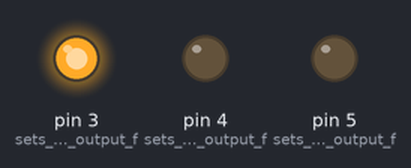
Bench run of a sketch on a simulated Arduino Uno, built with avr-gcc and run on an emulated ATmega328P. On the bench: output pins drawn as LEDs (lit = HIGH).

Above: at 0.5 s.
At 2.5 s:
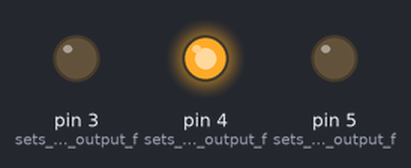
At 4.5 s:
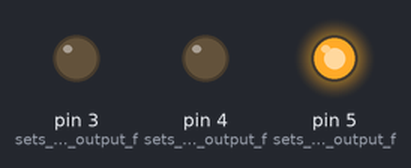
At 5.5 s:
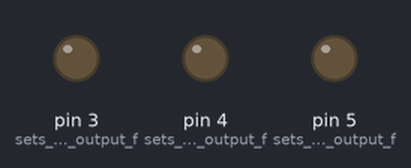
Timing chart, 0 to 7.8 s (numbered marks = the images above):
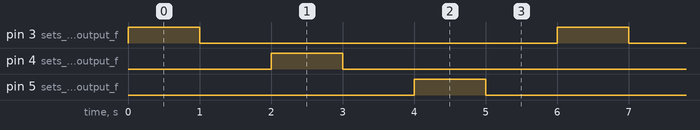

The sketch:

RGB_light_chaser.ino
```cpp
/*RGB light chaser
The main goal of the program is to change the (3)colors of the RGB back and forth*/


void setup() { //setup code in setup to run once

  pinMode(3, OUTPUT); // sets pin 3 as an output for one of the RGB wires

  pinMode(4, OUTPUT); // sets pin 4 as an output for one of the RGB wires

  pinMode(5, OUTPUT); // sets pin 5 as an output for one of the RGB wires
}

void loop() { // main code in void loop to run repeatedly


  digitalWrite(3, 1); //sends electricity through pin 3

  delay(1000); //stops program for 1 sec

  digitalWrite(3, 0); //stops sending electricity through pin 3

  delay(1000); //stops program for 1 sec

  digitalWrite(4, 1); //sends electricity through pin 4

  delay(1000); //stops program for 1 sec

  digitalWrite(4, 0); //stops sending electricity through pin 4

  delay(1000); //stops program for 1 sec

  digitalWrite(5, 1); //sends electricity through pin 5

  delay(1000); //stops program for 1 sec

  digitalWrite(5, 0); //stops sending electricity through pin 5

  delay(1000); //stops program for 1 sec


}
```

Measured:
- by itself, pin 3 (sets_pin_3_as_an_output_f), pin 4 (sets_pin_4_as_an_output_f), pin 5 (sets_pin_5_as_an_output_f): alternates HIGH for 1.0 s and LOW for 5.0 s
- by itself, everything shown: repeats every 6.0 s, in 6 steps
